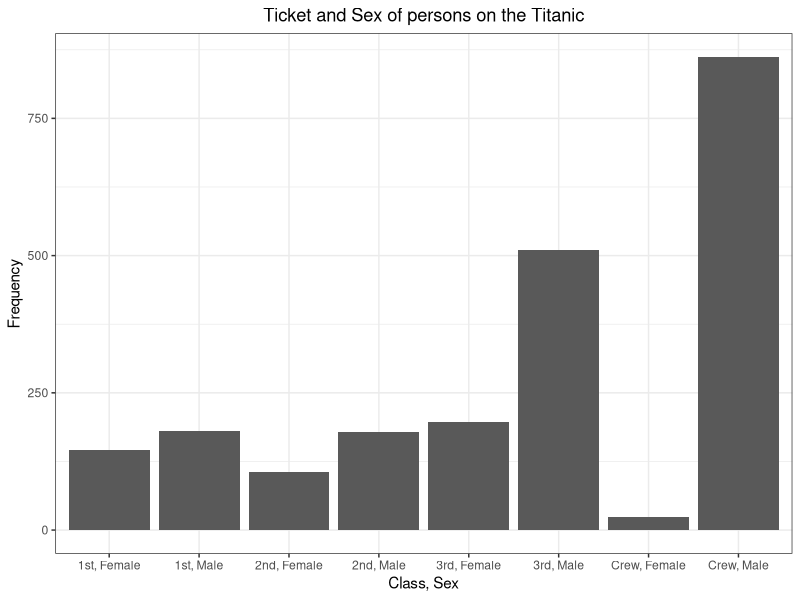
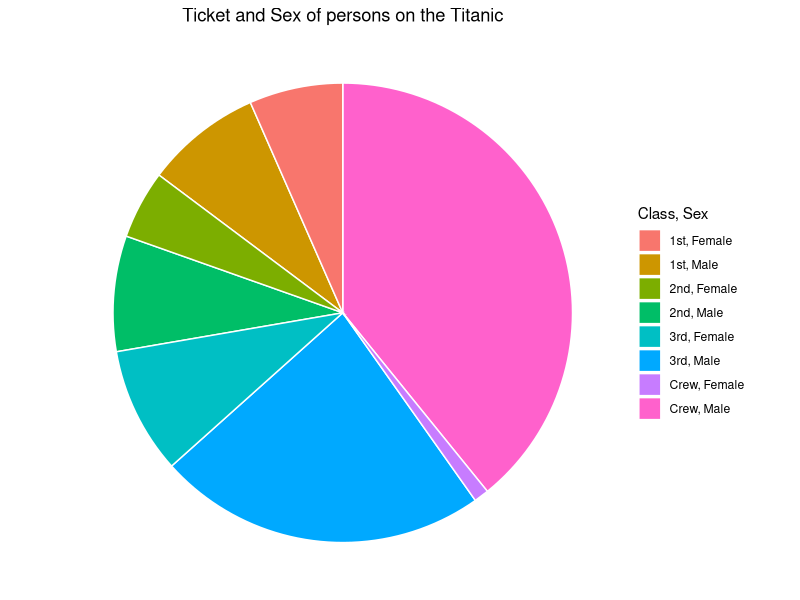
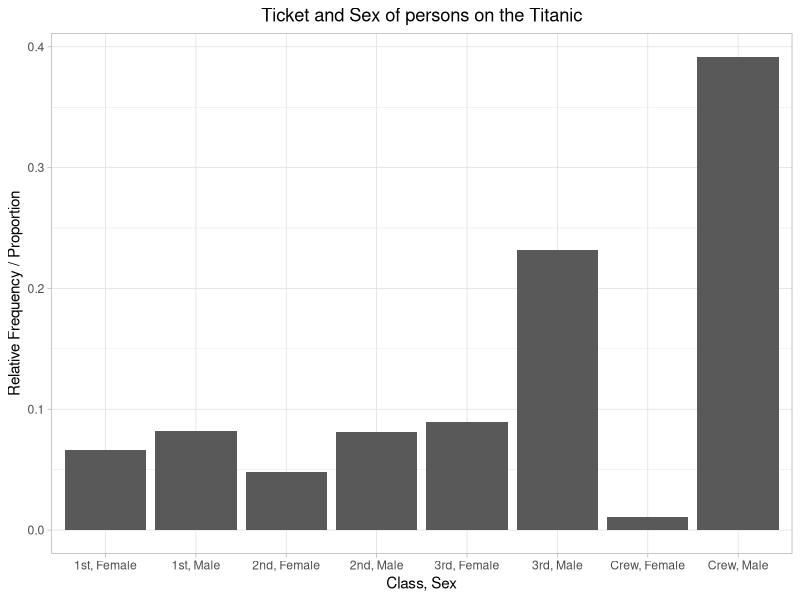
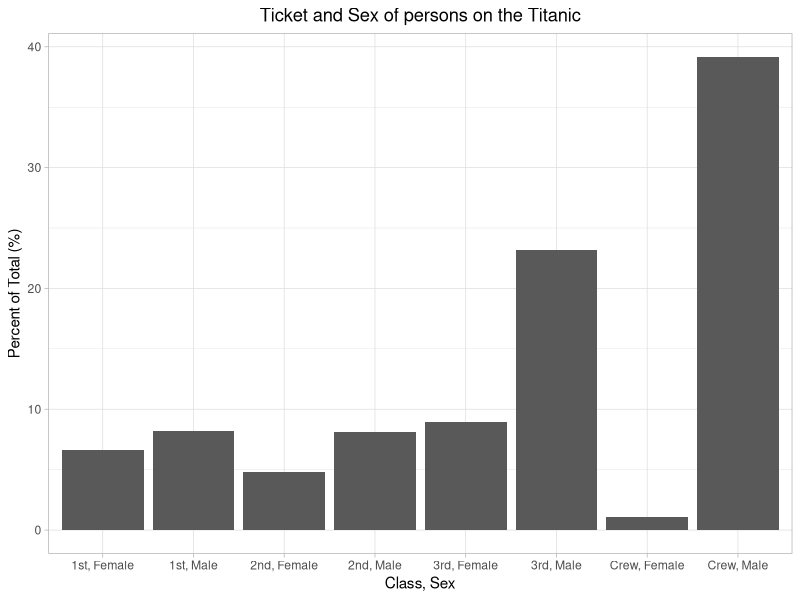
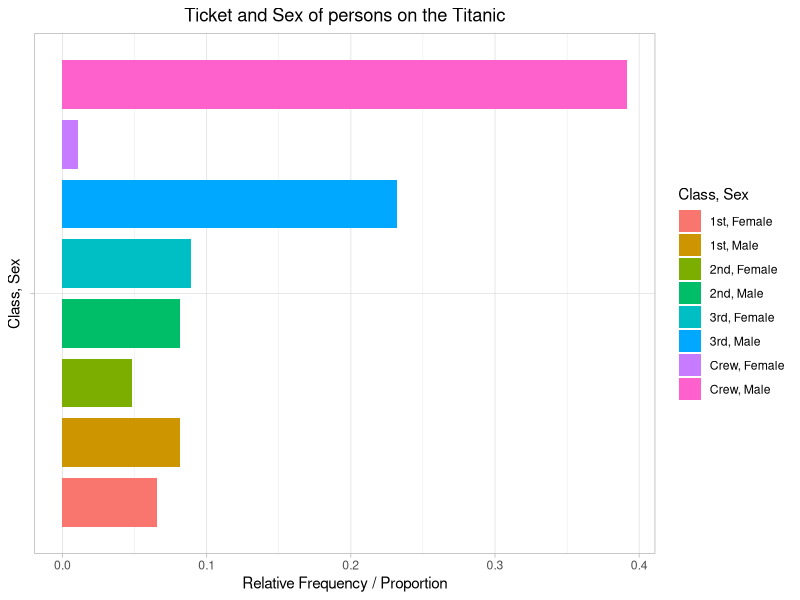
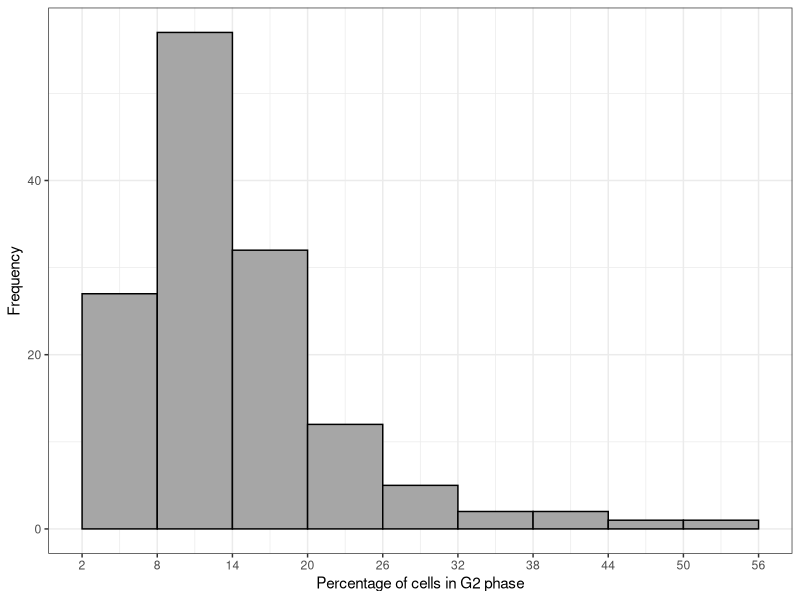
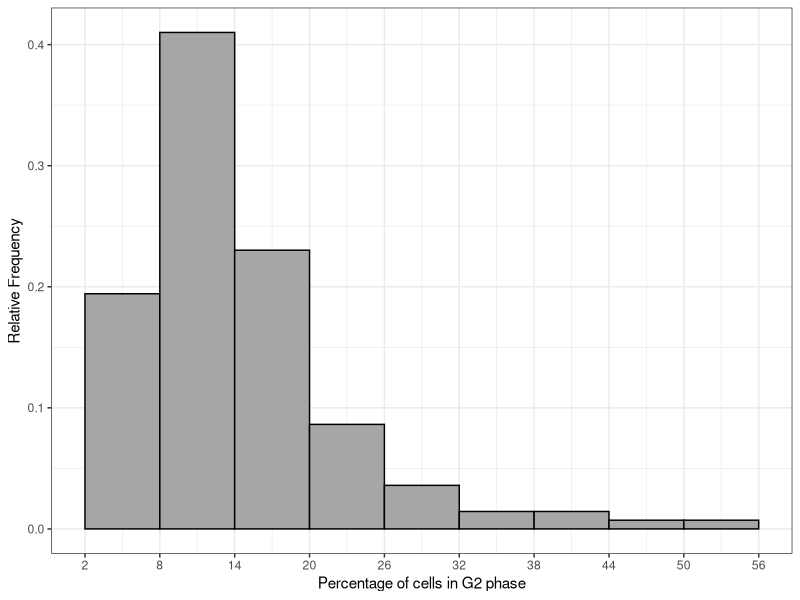
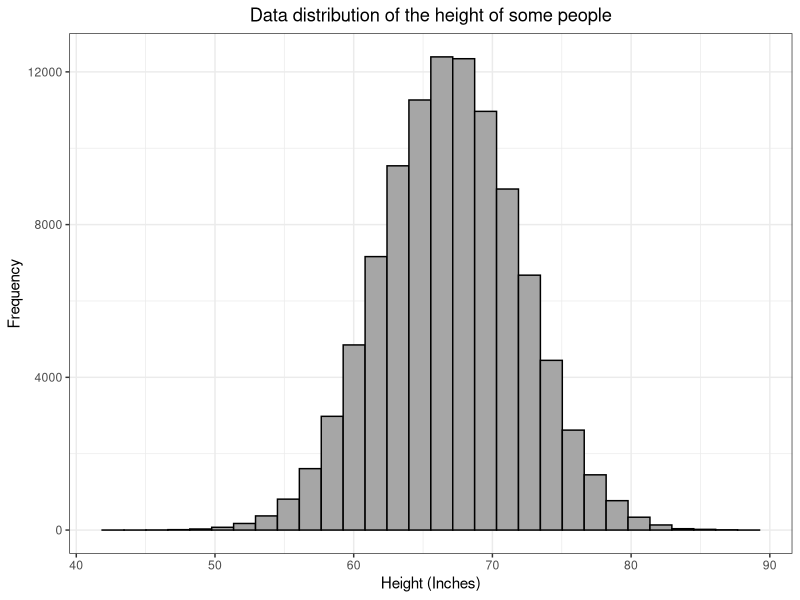

Recreate these plots in R, in order.
############ Prereqs ############
options(stringsAsFactors = FALSE, scipen = 600)
oldPar <- par()
os <- Sys.info()["sysname"]
baseDir <- ifelse(os == "Windows", "C:/Users/ptrainor/gdrive", "~/gdrive")

library(tidyverse)

setwd(paste0(baseDir, "/iTeach/AST_505/myLectures/lecture3_DescriptiveStatistics"))

########### Titanic dataset ############
data("Titanic")
Titanic2 <- as.data.frame(Titanic)
Titanic3 <- epitools::expand.table(Titanic)

TitanicCSTab <- xtabs(~Class + Sex, data = Titanic3)
TitanicCSDF <- as.data.frame(TitanicCSTab)
TitanicCSDF2 <- epitools::expand.table(TitanicCSTab)
TitanicCSDF$relFreq <- TitanicCSDF$Freq / sum(TitanicCSDF$Freq)
TitanicCSDF2$classSex <- paste0(TitanicCSDF2$Class, ", ", TitanicCSDF2$Sex)
TitanicCSDF$classSex <- paste0(TitanicCSDF$Class, ", ", TitanicCSDF$Sex)

# Bar plot
png(filename = "TitanicClassSex.png", height = 4, width = 6.5, units = "in", res = 600)
ggplot(TitanicCSDF2, aes(x = classSex)) + geom_bar() + theme_bw() + labs(x = "Class, Sex", y = "Frequency") +
  ggtitle("Ticket and Sex of persons on the Titanic") + theme(plot.title = element_text(hjust = 0.5))
dev.off()

# Stupid pie chart
png(filename = "TitanicPieChart.png", height = 5, width = 5, units = "in", res = 600)
ggplot(TitanicCSDF, aes(x = "", fill = classSex, y = relFreq)) + geom_bar(width = 1, stat = "identity", color = "white") + 
  coord_polar("y", start = 0) + theme_void() + labs(fill = "Class, Sex", y = "Frequency") + 
  ggtitle("Ticket and Sex of persons on the Titanic") + theme(plot.title = element_text(hjust = 0.5))
dev.off()

# Relative frequency bar chart
png(filename = "TitanicClassSex3.png", height = 4, width = 6.5, units = "in", res = 600)
ggplot(TitanicCSDF, aes(x = classSex, y = relFreq)) + 
  geom_bar(stat = "identity", position = position_dodge(width = 1.1)) + theme_light() + 
  labs(fill = "Class, Sex", x = "Class, Sex", y = "Relative Frequency / Proportion") +
  ggtitle("Ticket and Sex of persons on the Titanic") + theme(plot.title = element_text(hjust = 0.5))
dev.off()

# Same as a percent
png(filename = "TitanicClassSex3b.png", height = 4, width = 6.5, units = "in", res = 600)
ggplot(TitanicCSDF, aes(x = classSex, y = relFreq*100)) + 
  geom_bar(stat = "identity", position = position_dodge(width = 1.1)) + theme_light() + 
  labs(fill = "Class, Sex", x = "Class, Sex", y = "Percent of Total (%)") +
  ggtitle("Ticket and Sex of persons on the Titanic") + theme(plot.title = element_text(hjust = 0.5))
dev.off()

# Beautified
png(filename = "TitanicClassSex2.png", height = 4, width = 6.5, units = "in", res = 600)
ggplot(TitanicCSDF, aes(x = "", fill = classSex, y = relFreq)) + 
  geom_bar(stat = "identity", position = position_dodge(width = 1.1)) + theme_light() + coord_flip() + 
  labs(fill = "Class, Sex", x = "Class, Sex", y = "Relative Frequency / Proportion") +
  ggtitle("Ticket and Sex of persons on the Titanic") + theme(plot.title = element_text(hjust = 0.5))
dev.off()

########### Prostate cancer dataset ############
stagec <- rpart::stagec
stagec <- stagec[!is.na(stagec$g2),]
stagec <- stagec %>% mutate(classInterval = cut(g2, seq(2, 56, 6)))

stagecSum <- stagec %>% group_by(classInterval) %>% summarize(freq = n())
stagecSum$relFreq <- stagecSum$freq / sum(stagecSum$freq)
stagecSum <- as.data.frame(stagecSum)
round(stagecSum$relFreq, 3)

png(filename = "g2Hist.png", height = 4, width = 6, units = "in", res = 600)
ggplot(stagec, aes(x = g2)) + geom_histogram(breaks = seq(2, 56, 6), col = "black", fill = "grey65") + 
  scale_x_continuous("Percentage of cells in G2 phase", seq(2, 56, 6)) + theme_bw() + labs(y = "Frequency")
dev.off()

png(filename = "g2Hist2.png", height = 4, width = 6, units = "in", res = 600)
ggplot(stagec, aes(x = g2, y = 6*..density..)) + 
  geom_histogram(breaks = seq(2, 56, 6), col = "black", fill = "grey65") + 
  scale_x_continuous("Percentage of cells in G2 phase", seq(2, 56, 6)) + theme_bw() + labs(y = "Relative Frequency")
dev.off()

########### Prostate cancer dataset ############
df1 <- data.frame(x1 = rnorm(100000, 67, 5), x2 = c(rnorm(50000, 60, 2.5),rnorm(50000, 70, 2.5)), 
                  Sex = factor(c(rep("Female", 50000), rep("Male", 50000))))

# Unimodal:
png(filename = "histNormal.png", height = 4, width = 6, units = "in", res = 600)
ggplot(df1, aes(x = x1)) + geom_histogram(bins = 30, color = "black", fill = "grey65") + 
  theme_bw() + labs(x = "Height (Inches)", y = "Frequency") +
  ggtitle("Data distribution of the height of some people") + theme(plot.title = element_text(hjust = 0.5))
dev.off()

# Bimodal:
png(filename = "histNormal2.png", height = 4, width = 6, units = "in", res = 600)
ggplot(df1, aes(x = x2)) + geom_histogram(bins = 30, color = "black", fill = "grey65") + 
  theme_bw() + labs(x = "Height (Inches)", y = "Frequency") +
  ggtitle("Data distribution of the height of some people") + theme(plot.title = element_text(hjust = 0.5))
dev.off()

# Bimodal showing group
png(filename = "histNormal2b.png", height = 4, width = 6.5, units = "in", res = 600)
ggplot(df1, aes(x = x2, fill = Sex)) + geom_histogram(bins = 30, color = "black", alpha = .5, position = "identity") + 
  theme_bw() + labs(x = "Height (Inches)", y = "Frequency") +
  ggtitle("Data distribution of the height of some people") + theme(plot.title = element_text(hjust = 0.5))
dev.off()

# Symmetric:
png(filename = "histNormalSym.png", height = 4, width = 6, units = "in", res = 600)
ggplot(df1, aes(x = x1)) + geom_histogram(bins = 30, color = "black", fill = "grey65") + 
  geom_vline(xintercept = 67, color = "darkblue", lwd = 2) +
  theme_bw() + labs(x = "Height (Inches)", y = "Frequency") +
  ggtitle("Data distribution of the height of some people") + theme(plot.title = element_text(hjust = 0.5))
dev.off()

# Generate some beta RV's for showing right- and left-tailed distributions:
betaMode <- function(alpha, beta) (alpha - 1)/(alpha + beta - 2)
df2 <- data.frame(x1 = rbeta(100000, 3, 11))
df2$x2 <- 1 - df2$x1

png(file = "histRightSkew.png", height = 4, width = 6, units = "in", res = 600)
ggplot(df2, aes(x = x1)) + geom_histogram(bins = 30, color = "black", fill = "grey65") + 
  geom_vline(xintercept = betaMode(3, 12), color = "darkblue", lwd = 2) + theme_bw() + 
  labs(x = "Weight (kg)", y = "Frequency") + ggtitle("Weight of some fish") + 
  theme(plot.title = element_text(hjust = 0.5))
dev.off()

png(file = "histLeftSkew.png", height = 4, width = 6, units = "in", res = 600)
ggplot(df2, aes(x = x2)) + geom_histogram(bins = 30, color = "black", fill = "grey65") + 
  geom_vline(xintercept = 1 - betaMode(3, 11), color = "darkblue", lwd = 2) + theme_bw() +
  labs(x = "Weight (kg)", y = "Frequency") + ggtitle("Weight of some other fish") + 
  theme(plot.title = element_text(hjust = 0.5))
dev.off()
